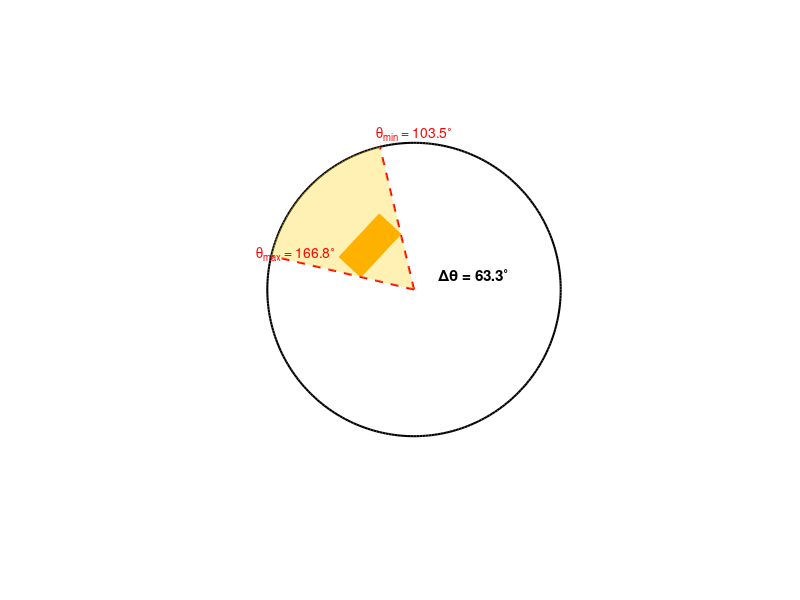

Write the MATLAB code that produced this figure.
% Obstacle parameters
l = 1.2;
w = 0.6;
alpha = -0.9;
beta = 0.9;
phi = 0.820305;

% Midpoints of 2 parallel widths
M_x = alpha - l*cos(phi)/2;
N_x = alpha + l*cos(phi)/2;
M_y = beta - l*sin(phi)/2;
N_y = beta + l*sin(phi)/2;

% Rectangle vertices (rotated)
obstacle.vertices = [
    M_x - w*sin(phi)/2, M_y + w*cos(phi)/2;  % vertex 1
    N_x - w*sin(phi)/2, N_y + w*cos(phi)/2;  % vertex 2
    M_x + w*sin(phi)/2, M_y - w*cos(phi)/2;  % vertex 3
    N_x + w*sin(phi)/2, N_y - w*cos(phi)/2   % vertex 4
];

% Triangle-based rectangle
obstacle.faces = [1 2 4; 1 4 3];

figure;

% Plot rectangle
patch('Faces', obstacle.faces, 'Vertices', obstacle.vertices, ...
      'FaceColor', [255 165 0]/255, 'EdgeColor', [255 165 0]/255);

hold on;

% Plot circle of radius 3 centered at (0,0)
theta = linspace(0, 2*pi, 300);
r = 3;
x_circle = r * cos(theta);
y_circle = r * sin(theta);
plot(x_circle, y_circle, 'k', 'LineWidth', 1.5);  % black circle

axis equal
axis off
xlim([-5 5])
ylim([-5 5])

% ---- Compute angles in radians from origin to each vertex ----
angles_rad = zeros(1, 4);

for i = 1:4
    x_i = obstacle.vertices(i, 1);
    y_i = obstacle.vertices(i, 2);
    angle_standard = atan2(y_i, x_i);
    
    if alpha < 0
        % Measure angle from positive X-axis
        angles_rad(i) = mod(angle_standard, 2*pi);
    else
        % Measure angle from negative Y-axis (anticlockwise)
        angle_shifted = angle_standard + pi/2;
        angles_rad(i) = mod(angle_shifted, 2*pi);
    end
end

% Find min and max angle indices
[theta_min_rad, idx_min] = min(angles_rad);
[theta_max_rad, idx_max] = max(angles_rad);

%PLOTTING FUNCTIONS

% Find unit vectors in directions of those vertices
v_min = obstacle.vertices(idx_min, :) / norm(obstacle.vertices(idx_min, :));
v_max = obstacle.vertices(idx_max, :) / norm(obstacle.vertices(idx_max, :));

% Scale unit vectors to circle radius r = 3
endpoint_min = v_min * r;
endpoint_max = v_max * r;

% Plot radius lines from origin to circle boundary along vertex directions
plot([0 endpoint_min(1)], [0 endpoint_min(2)], 'r--', 'LineWidth', 1.5);
plot([0 endpoint_max(1)], [0 endpoint_max(2)], 'r--', 'LineWidth', 1.5);

% Convert sector bounds back to standard polar angles (from +X axis)
if alpha < 0
    % No adjustment needed
    theta_plot_min = theta_min_rad;
    theta_plot_max = theta_max_rad;
else
    % Angles measured from -Y axis; shift back by -π/2
    theta_plot_min = mod(theta_min_rad - pi/2, 2*pi);
    theta_plot_max = mod(theta_max_rad - pi/2, 2*pi);

    % Ensure correct angle span
    if theta_plot_max < theta_plot_min
        theta_plot_max = theta_plot_max + 2*pi;
    end
end

% Plot the sector enclosed between those radii
num_points_sector = 100;
theta_sector = linspace(theta_plot_min, theta_plot_max, num_points_sector);
x_sector = r * cos(theta_sector);
y_sector = r * sin(theta_sector);
sector_x = [0, x_sector, 0];
sector_y = [0, y_sector, 0];
patch(sector_x, sector_y, [1 0.8 0], 'FaceAlpha', 0.3, 'EdgeColor', 'none');


% ----------- Annotate angles on the figure -----------

% --- Convert angles back to standard polar reference (from +X axis) ---
if alpha < 0
    theta_min_plot = theta_min_rad;
    theta_max_plot = theta_max_rad;
else
    % Angles were measured from -Y axis, shift back to +X axis
    theta_min_plot = mod(theta_min_rad - pi/2, 2*pi);
    theta_max_plot = mod(theta_max_rad - pi/2, 2*pi);

    % Ensure positive angular span
    if theta_max_plot < theta_min_plot
        theta_max_plot = theta_max_plot + 2*pi;
    end
end

% --- Convert to degrees ---
theta_min_deg = rad2deg(theta_min_plot);
theta_max_deg = rad2deg(theta_max_plot);
angle_span_rad = theta_max_plot - theta_min_plot;
angle_span_deg = rad2deg(angle_span_rad);

%  Wrap angles for annotation (ensure in [0, 360) for display only)
theta_min_deg = mod(theta_min_deg, 360);
theta_max_deg = mod(theta_max_deg, 360);


% --- Text labels for theta_min and theta_max ---
text(endpoint_min(1)*1.1, endpoint_min(2)*1.1, ...
     sprintf('\\theta_{min} = %.1f^\\circ', theta_min_deg), ...
     'Color', 'r', 'FontSize', 10, 'HorizontalAlignment', 'left');

text(endpoint_max(1)*1.1, endpoint_max(2)*1.1, ...
     sprintf('\\theta_{max} = %.1f^\\circ', theta_max_deg), ...
     'Color', 'r', 'FontSize', 10, 'HorizontalAlignment', 'left');

% --- Label for angle span at center ---
text(0.5, 0.3, ...
     sprintf('\\Delta\\theta = %.1f^\\circ', angle_span_deg), ...
     'Color', 'k', 'FontSize', 11, 'FontWeight', 'bold');

hold off;

% ------- Print angle values to console -------
fprintf('Theta min (from +X): %.2f degrees\n', theta_min_deg);
fprintf('Theta max (from +X): %.2f degrees\n', theta_max_deg);
fprintf('Angle span: %.2f degrees\n', angle_span_deg);

